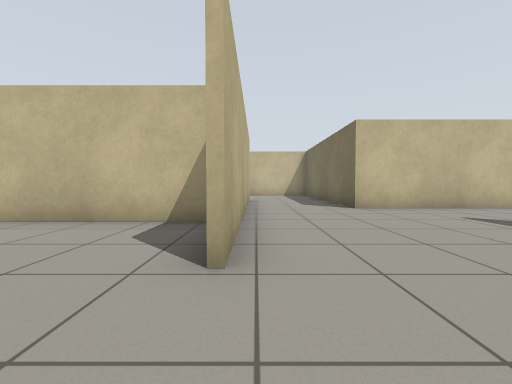
View 1 (above)

21 first-person views from a walk through a world built for the Gazebo simulator. The camera is 0.72 m above the floor, tilts 2° down and sees 90° across. The floor is counted in squares, 1 m on a side. Each view is taken from the middle of a square. On the plan, view 1 faces up. The plan holds only what a view shows up to about 9 squares ahead; the rest is blank.

View 2
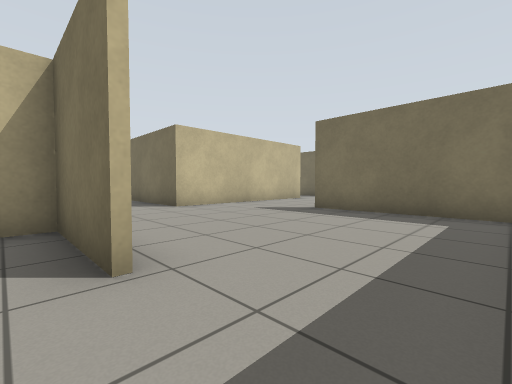

View 3
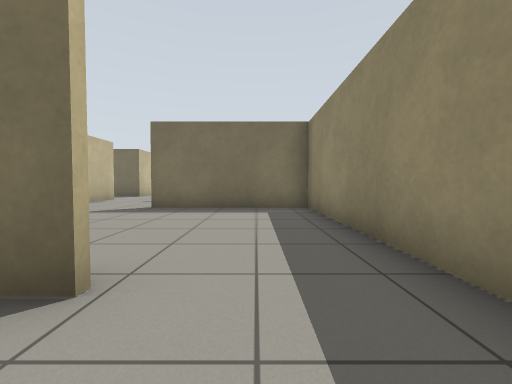

View 4
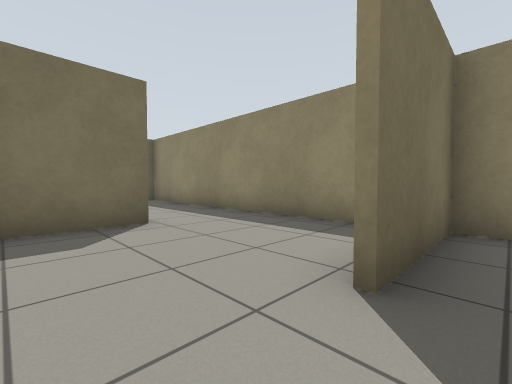

View 5
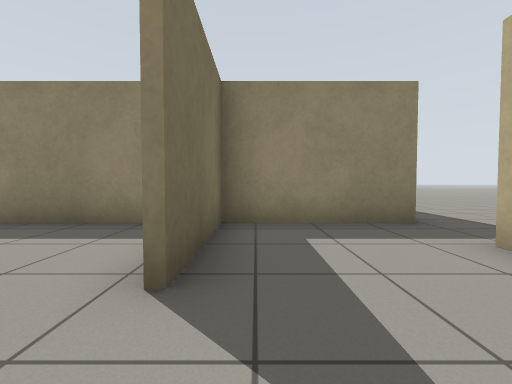

View 6
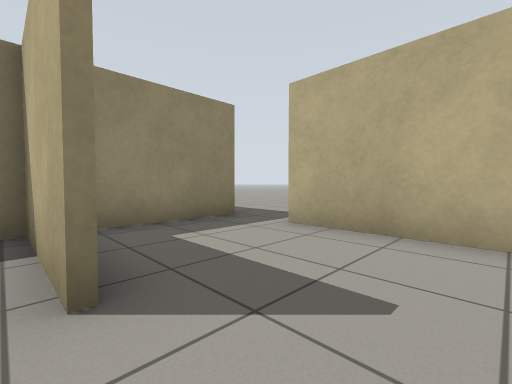

View 7
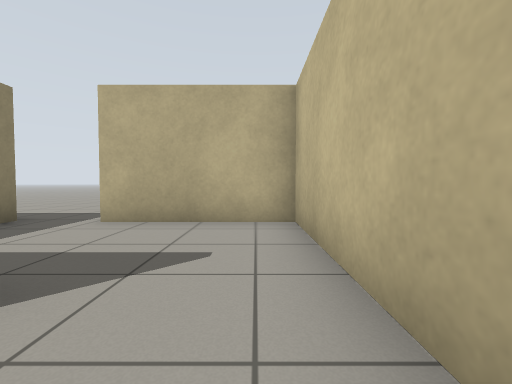

View 8
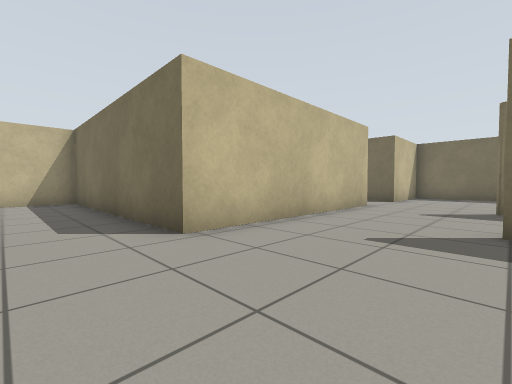

View 9
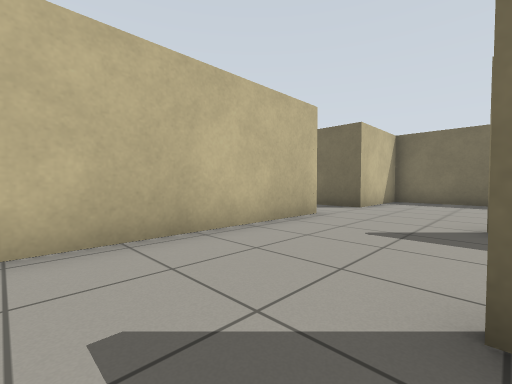

View 10
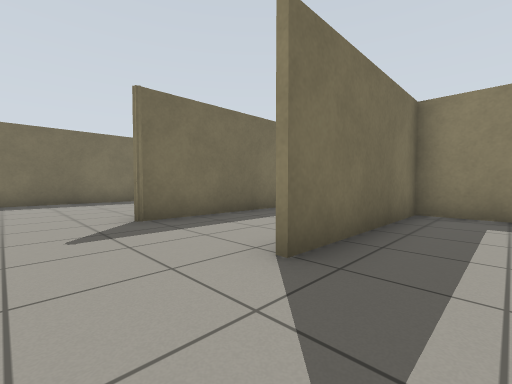

View 11
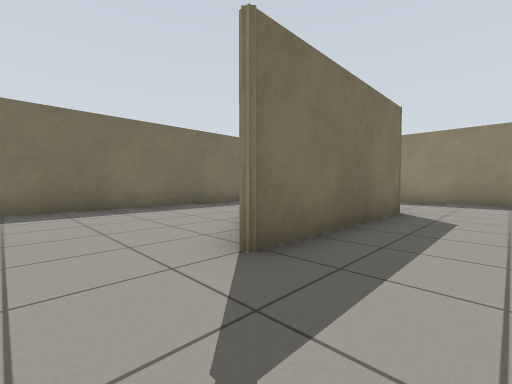

View 12
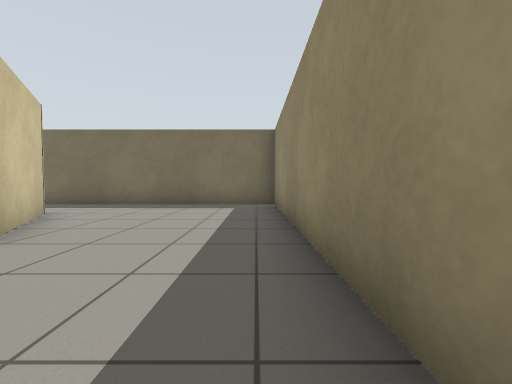

View 13
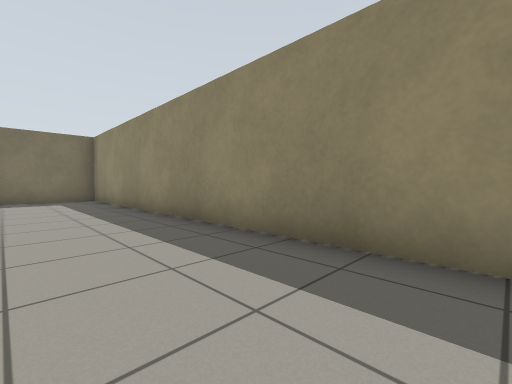

View 14
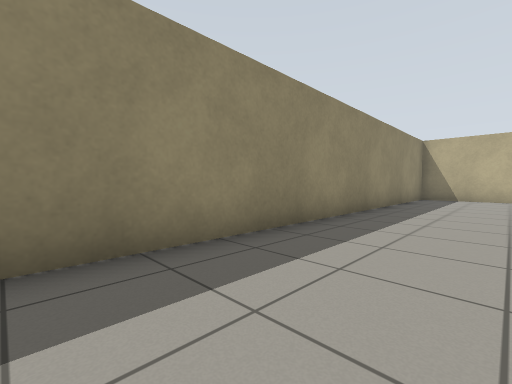

View 15
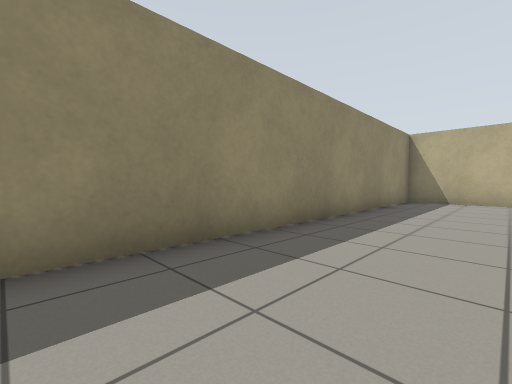

View 16
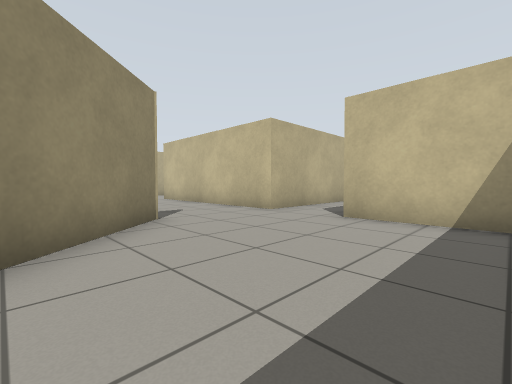

View 17
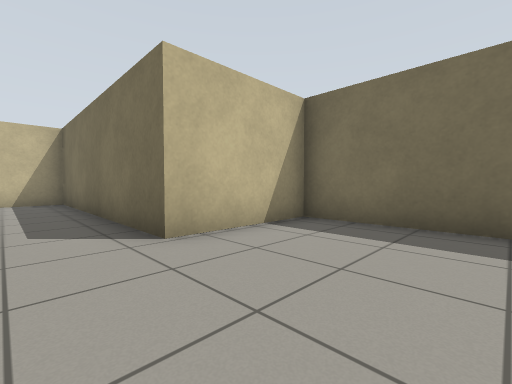

View 18
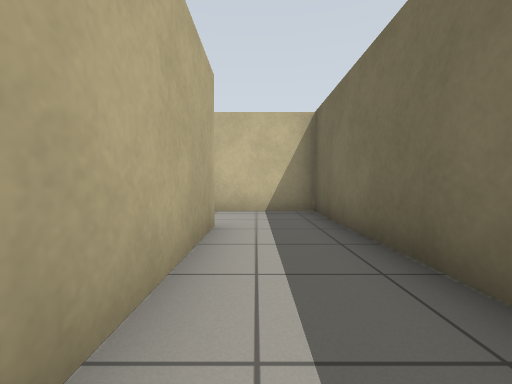

View 19
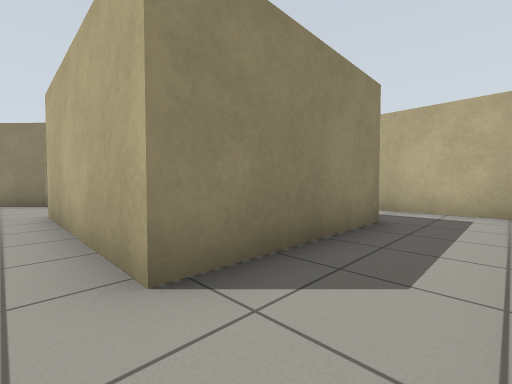

View 20
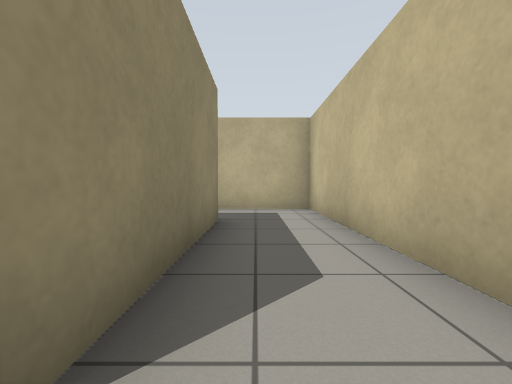

View 21
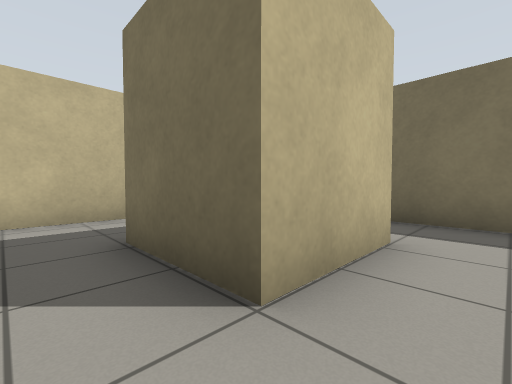

### Floor plan
Points are (right, up) in squares from view 1. A wall is a line through its corners. A room is listed if a view was taken in it or the views show most of it. See-through windows are left out.
Room 1 (views 1, 2, 3, 6, 7, 8, 9, 10)
walls: (-0.4, 2) (-0.4, 4.7) (-4.5, 4.7); (-0.3, 5.5) (-0.3, 2.1); (-4.2, 2.4) (-4.2, -0.6); (-3.9, -0.5) (5.5, -0.5) (5.5, 4.1); (6.4, 7.3) (2.8, 7.3)
ways out: opening at (-4, 3.5) to room 2; opening at (6, 5.5) to room 3; opening at (1.5, 6.5)
Room 2 (views 4, 5)
walls: (-4.4, -0.6) (-4.4, 2.4); (-4.5, 4.7) (-7.7, 4.7) (-7.7, 1); (-7.9, -0.5) (-3.9, -0.5)
ways out: opening at (-4, 3.5) to room 1; opening at (-8, 0.5)
Room 3 (views 11, 12, 13, 14, 15, 16, 17)
walls: (8.9, -0.9) (8.9, 4.3) (11.1, 1.9); (11.9, 0.9) (9.4, -0.5); (9.3, 7.3) (6.4, 7.3); (-7.7, -2) (-7.7, -4.1); (-7.2, -4.7) (14.6, -4.6) (14.6, 7.3) (11.4, 7.3)
ways out: opening at (6, 5.5) to room 1; opening at (10, 8) to room 4
Room 4 (views 18, 19, 20)
walls: (5.1, 10) (5.1, 12.3) (9.3, 12.3) (9.3, 7.3); (11.5, 7) (11.5, 14.5) (3, 14.5) (3, 11.5)
ways out: opening at (10, 8) to room 3; opening at (4, 10) to room 5
Room 5 (view 21)
walls: (7.4, 10) (5.1, 10)
ways out: opening at (4, 10) to room 4; opening at (8, 10)

Positions as (right, up) in squares from view 1, and headings:
1: (0, 0), facing up
2: (-1, 0), facing up-right
3: (-2, 1), facing right
4: (-5, 4), facing down-right
5: (-5, 4), facing down
6: (-4, 4), facing down-left
7: (-3, 4), facing left
8: (1, 4), facing up-right
9: (4, 4), facing up-right
10: (4, 6), facing down-right
11: (7, 6), facing down-right
12: (6, -4), facing right
13: (3, -2), facing down-right
14: (5, -2), facing down-left
15: (3, -2), facing down-left
16: (14, 2), facing up-left
17: (10, 4), facing up-right
18: (10, 8), facing up
19: (10, 14), facing down-left
20: (10, 13), facing left
21: (4, 9), facing up-right
